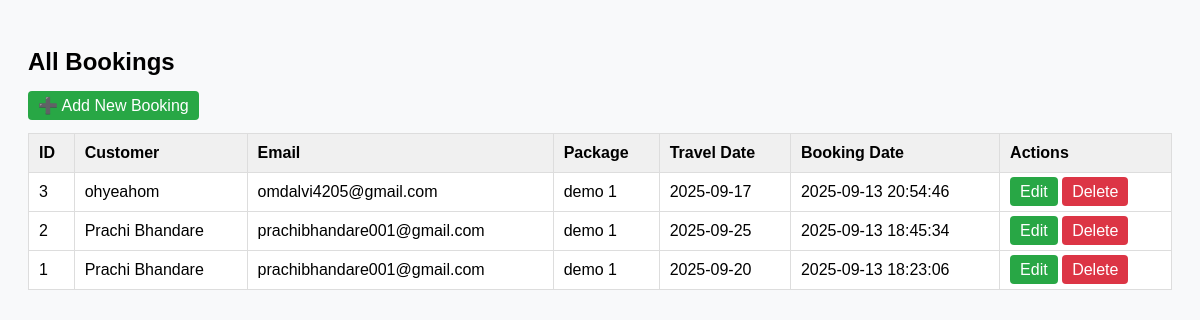
/list_bookings.php, run on the app's committed database.
### tables this page shows
CREATE TABLE `booking` (
  `booking_id` int NOT NULL,
  `package_id` int NOT NULL,
  `user_id` int NOT NULL,
  `travel_date` date NOT NULL,
  `booking_date` timestamp NULL DEFAULT CURRENT_TIMESTAMP
);

CREATE TABLE `users` (
  `user_id` int NOT NULL,
  `name` varchar(150) NOT NULL,
  `email` varchar(150) NOT NULL,
  `phone` varchar(20) DEFAULT NULL,
  `password` varchar(255) NOT NULL,
  `profile_photo` varchar(255) DEFAULT NULL,
  `created_at` timestamp NULL DEFAULT CURRENT_TIMESTAMP,
  `profile_pic` varchar(255) DEFAULT NULL,
  `is_admin` tinyint(1) NOT NULL DEFAULT '0'
);

CREATE TABLE `tour_package` (
  `package_id` int NOT NULL,
  `title` varchar(255) NOT NULL,
  `location` varchar(150) NOT NULL,
  `image` varchar(255) DEFAULT NULL,
  `price` decimal(10,2) NOT NULL,
  `duration` varchar(100) NOT NULL,
  `description` text,
  `images` json DEFAULT NULL
);

### list_bookings.php (the view, shortened to what this page needs)
<?php
include 'db.conn.php';
$query = "SELECT b.booking_id, b.travel_date, b.booking_date,
                 p.title AS package_title,
                 u.name AS customer_name,
                 u.email AS customer_email
          FROM booking b
          JOIN tour_package p ON b.package_id = p.package_id
          JOIN users u ON b.user_id = u.user_id
          ORDER BY b.booking_id DESC";
$result = $mysqli->query($query);
?>
<!DOCTYPE html>
<html>
<head>
</head>
<body>
    <h2>All Bookings</h2>
    <a href="add_booking.php" class="btn edit">➕ Add New Booking</a>
    <br><br>
    <table>
        <tr>
            <th>ID</th>
            <th>Customer</th>
            <th>Email</th>
            <th>Package</th>
            <th>Travel Date</th>
            <th>Booking Date</th>
            <th>Actions</th>
        </tr>
        <?php while($row = $result->fetch_assoc()): ?>
        <tr>
            <td><?= $row['booking_id'] ?></td>
            <td><?= htmlspecialchars($row['customer_name']) ?></td>
            <td><?= htmlspecialchars($row['customer_email']) ?></td>
            <td><?= htmlspecialchars($row['package_title']) ?></td>
            <td><?= $row['travel_date'] ?></td>
            <td><?= $row['booking_date'] ?></td>
            <td>
                <a href="edit_booking.php?id=<?= $row['booking_id'] ?>" class="btn edit">Edit</a>
                <a href="delete_booking.php?id=<?= $row['booking_id'] ?>" class="btn delete" onclick="return confirm('Delete this booking?')">Delete</a>
            </td>
        </tr>
        <?php endwhile; ?>
    </table>
</body>
</html>

### list_bookings.php (style rules this page uses)
body { font-family: Arial, sans-serif; background:#f8f9fa; padding:20px; }
table { width:100%; border-collapse:collapse; background:#fff; }
th, td { padding:10px; border:1px solid #ddd; text-align:left; }
th { background:#f0f0f0; }
a.btn { padding:6px 10px; border-radius:4px; text-decoration:none; }
.edit { background:#28a745; color:white; }
.delete { background:#dc3545; color:white; }

### data on the page
booking: booking_id "3", user.name "ohyeahom", user.email "omdalvi4205@gmail.com", package.title "demo 1", travel_date "2025-09-17", booking_date "2025-09-13 20:54:46"
booking: booking_id "2", user.name "Prachi Bhandare", user.email "prachibhandare001@gmail.com", package.title "demo 1", travel_date "2025-09-25", booking_date "2025-09-13 18:45:34"
booking: booking_id "1", user.name "Prachi Bhandare", user.email "prachibhandare001@gmail.com", package.title "demo 1", travel_date "2025-09-20", booking_date "2025-09-13 18:23:06"
